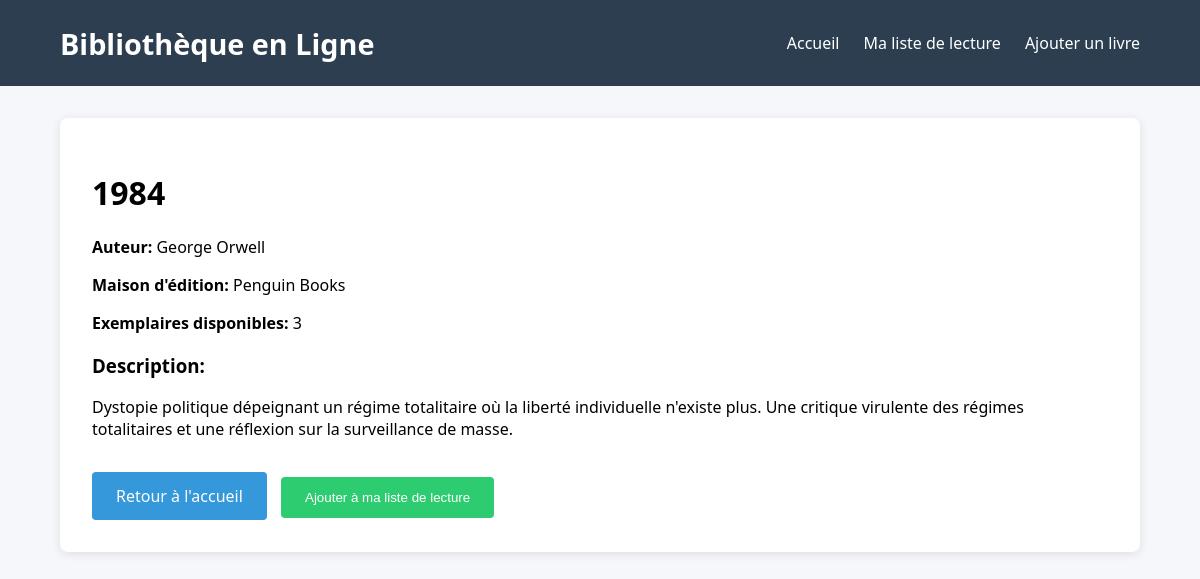
The app's page /book_details.php?id=12 with its own data.
### tables this page shows
CREATE TABLE `livres` (
  `id` int(11) NOT NULL,
  `titre` varchar(100) NOT NULL,
  `auteur` varchar(100) NOT NULL,
  `description` text,
  `maison_edition` varchar(100) DEFAULT NULL,
  `nombre_exemplaire` int(11) DEFAULT '1',
  `date_ajout` timestamp NOT NULL DEFAULT CURRENT_TIMESTAMP
);

### book_details.php (the view, shortened to what this page needs)
<?php
require_once 'config.php';
$book_id = $_GET['id'];
try {
    $stmt = $pdo->prepare("SELECT * FROM livres WHERE id = ?");
    $stmt->execute([$book_id]);
    $book = $stmt->fetch(PDO::FETCH_ASSOC);
} catch (PDOException $e) {
    $error = "Erreur lors du chargement du livre : " . $e->getMessage();
}
?>
<!DOCTYPE html>
<html lang="fr">
<head>
</head>
<body>
    <header>
        <div class="container">
            <nav>
				<div class="logo">Bibliothèque en Ligne</div>
                <ul class="nav-links">
                    <li><a href="index.php">Accueil</a></li>
                    <li><a href="wishlist.php">Ma liste de lecture</a></li>
                    <li><a href="add_book.php">Ajouter un livre</a></li>
                </ul>
            </nav>
        </div>
    </header>
    <div class="container">
        <div class="book-detail">
            <h1><?php echo htmlspecialchars($book['titre']); ?></h1>
            <p><strong>Auteur:</strong> <?php echo htmlspecialchars($book['auteur']); ?></p>
            <p><strong>Maison d'édition:</strong> <?php echo htmlspecialchars($book['maison_edition']); ?></p>
            <p><strong>Exemplaires disponibles:</strong> <?php echo $book['nombre_exemplaire']; ?></p>
            <h3>Description:</h3>
            <p><?php echo nl2br(htmlspecialchars($book['description'])); ?></p>
            <div style="margin-top: 2rem;">
                <a href="index.php" class="btn">Retour à l'accueil</a>
                <form method="POST" style="display: inline;">
                    <button type="submit" name="add_to_wishlist" class="btn btn-success">Ajouter à ma liste de lecture</button>
                </form>
            </div>
        </div>
    </div>
</body>
</html>

### book_details.php (style rules this page uses)
body { font-family: 'Segoe UI', Tahoma, Geneva, Verdana, sans-serif; margin: 0; padding: 0; background-color: #f5f7fa; }
.container { width: 90%; max-width: 1200px; margin: 0 auto; padding: 0 15px; }
header { background-color: #2c3e50; color: white; padding: 1rem 0; }
nav { display: flex; justify-content: space-between; align-items: center; }
.logo { font-size: 1.8rem; font-weight: bold; }
.nav-links { display: flex; list-style: none; }
.nav-links li { margin-left: 1.5rem; }
.nav-links a { color: white; text-decoration: none; }
.book-detail { background: white; padding: 2rem; margin: 2rem 0; border-radius: 8px; box-shadow: 0 2px 10px rgba(0,0,0,0.1); }
.btn { display: inline-block; background: #3498db; color: white; padding: 0.8rem 1.5rem; text-decoration: none; border: none; border-radius: 4px; cursor: pointer; margin-right: 10px; }
.btn-success { background: #2ecc71; }

### records on screen
livres: titre "1984", auteur "George Orwell", maison_edition "Penguin Books", nombre_exemplaire "3", description "Dystopie politique dépeignant un régime totalitaire où la liberté individuelle n'existe plus. Une critique virulente des régimes totalitaires et une réflexion sur la surveillance de masse."
